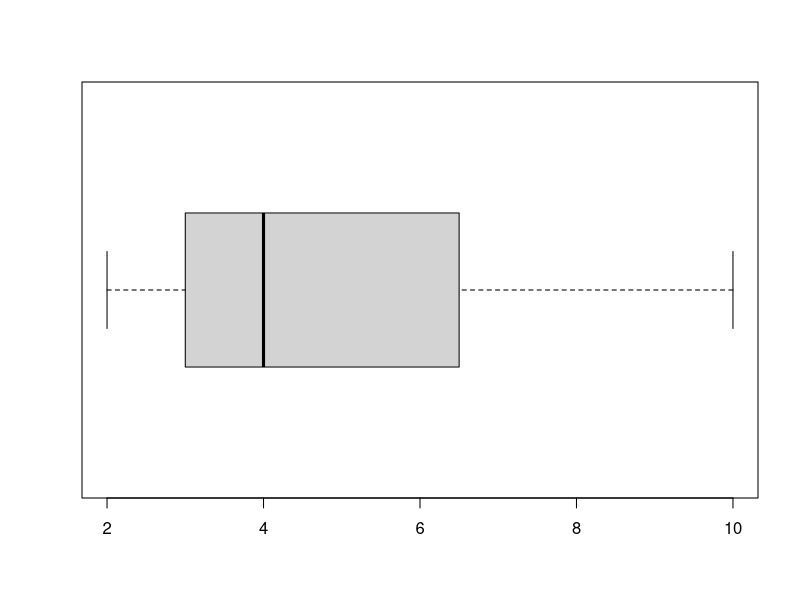

The R source for this figure:
# Tomáš Meravý Murrárik
#Znenie ulohy> Predavac aut si zaposoval kolko aut predal pocas siedmuch dni , od Pondelka do Nedele.
#To su data zoradené podľa dní Predaj = 2,2,4,4,6,7,10
#

#vytvorenie array
arr<-c( 2,2,4,4,6,7,10)
#vytvorenie SD
sd(arr)
IQR(arr)# potrebne na odpoved
mean(arr)
median(arr)
#mean > median so it's skewed to the right but I realized that only after I sent the answer
boxplot(arr,horizontal=TRUE)# zobrazenie dat
